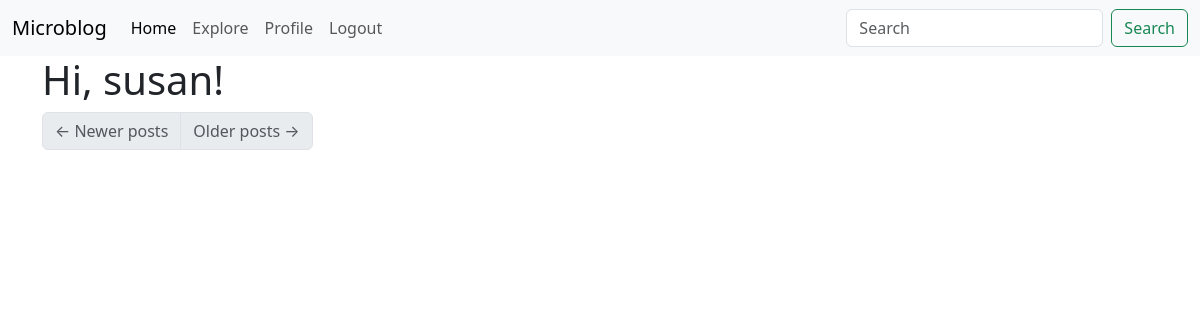
The page /explore (signed in) on the database as committed earlier.
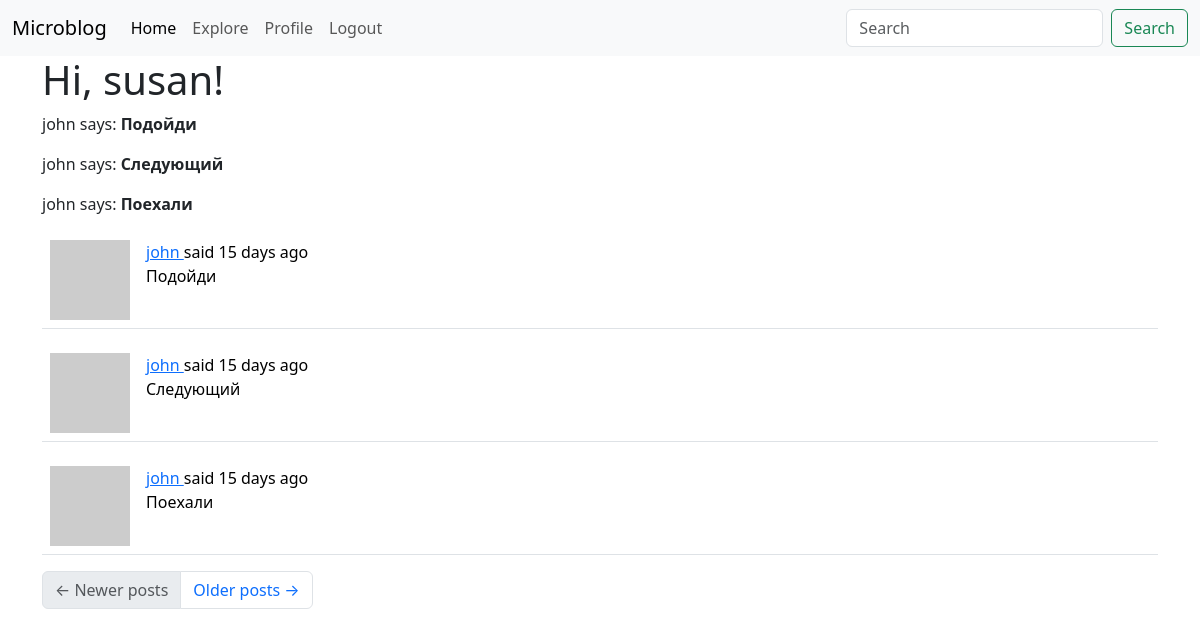
The same page on the database as committed later.
### app/models.py (models this page shows, shortened)
class User(UserMixin, db.Model):
    id: so.Mapped[int] = so.mapped_column(primary_key=True)
    username: so.Mapped[str] = so.mapped_column(sa.String(64), index=True, unique=True)
    email: so.Mapped[str] = so.mapped_column(sa.String(120), index=True, unique=True)
    password_hash: so.Mapped[Optional[str]] = so.mapped_column(sa.String(256))
    about_me: so.Mapped[Optional[str]] = so.mapped_column(sa.String(140))
    last_seen: so.Mapped[Optional[datetime]] = so.mapped_column(default=lambda: datetime.now(timezone.utc))
    following: so.WriteOnlyMapped['User'] = so.relationship(
        secondary=followers, primaryjoin=(followers.c.follower_id == id),
        secondaryjoin=(followers.c.followed_id == id),
        back_populates='followers')
    followers: so.WriteOnlyMapped['User'] = so.relationship(
        secondary=followers, primaryjoin=(followers.c.followed_id == id),
        secondaryjoin=(followers.c.follower_id == id),
        back_populates='following')
    posts: so.WriteOnlyMapped['Post'] = so.relationship(back_populates='author')
    def avatar(self, size):
        digest = md5(self.email.lower().encode('utf-8')).hexdigest()
        return f'https://www.gravatar.com/avatar/{digest}?d=identicon&s={size}'

class Post(db.Model):
    id: so.Mapped[int] = so.mapped_column(primary_key=True)
    body: so.Mapped[str] = so.mapped_column(sa.String(140))
    timestamp: so.Mapped[datetime] = so.mapped_column(index=True, default=lambda: datetime.now(timezone.utc))
    user_id: so.Mapped[int] = so.mapped_column(sa.ForeignKey(User.id), index=True)
    author: so.Mapped[User] = so.relationship(back_populates='posts')

### app/routes.py (the view)
@app.route('/explore')
@login_required
def explore():
    page = request.args.get('page', 1, type=int)
    query = sa.select(Post).order_by(Post.timestamp.desc())
    posts = db.paginate(query, page=page, per_page=app.config['POSTS_PER_PAGE'], error_out=False)
    next_url = url_for('explore', page=posts.next_num) if posts.has_next else None
    prev_url = url_for('explore', page=posts.prev_num) if posts.has_prev else None
    return render_template('index.html', title='Explore', posts=posts.items, next_url=next_url, prev_url=prev_url)

### app/__init__.py (called while the page is built)
def get_locale():
    return request.accept_languages.best_match(app.config['LANGUAGES'])

### app/models.py (called while the page is built)
@login.user_loader
def load_user(id):
  return db.session.get(User, int(id))

### app/routes.py (called while the page is built)
@app.before_request
def before_request():
    if current_user.is_authenticated:
        current_user.last_seen = datetime.now(timezone.utc)
        db.session.commit()
    g.locale = str(get_locale())

### app/templates/index.html (shortened to what this page needs)
{% extends "base.html" %}
{% import "bootstrap_wtf.html" as wtf %}
{% block content %}
    <h1>{{ _('Hi, %(username)s!', username=current_user.username) }}</h1>
    {% for post in posts %}
    <p>
    {{ post.author.username }} says: <b>{{ post.body }}</b>
    </p>
    {% endfor %}
    {% for post in posts %}
        {% include '_post.html' %}
    {% endfor %}
    <nav aria-label="Post navigation">
        <ul class="pagination">
            <li class="page-item{% if not prev_url %} disabled{% endif %}">
                <a class="page-link" href="{{ prev_url }}">
                    <span aria-hidden="true">&larr;</span> Newer posts
                </a>
            </li>
            <li class="page-item{% if not next_url %} disabled{% endif %}">
                <a class="page-link" href="{{ next_url }}">
                    Older posts <span aria-hidden="true">&rarr;</span>
                </a>
            </li>
        </ul>
    </nav>
{% endblock %}

### app/templates/base.html (shortened to what this page needs)
<!doctype html>
<html lang="en">
  <head>
       <link
        href="https://cdn.jsdelivr.net/npm/bootstrap@5.3.2/dist/css/bootstrap.min.css"
        rel="stylesheet"
>
  </head>
  <body>
    <nav class="navbar navbar-expand-lg bg-body-tertiary">
        <div class="container-fluid">
            <a class="navbar-brand" href="#">Microblog</a>
            <div class="collapse navbar-collapse" id="navbarSupportedContent">
              <ul class="navbar-nav me-auto mb-2 mb-lg-0">
                <li class="nav-item">
                  <a class="nav-link active" aria-current="page" href="{{ url_for('index') }}">{{ _('Home') }}</a>
                </li>
                <li class="nav-item explore">
                  <a class="nav-link" href="{{ url_for('explore') }}">{{ _('Explore') }}</a>
                </li>
                {% if current_user.is_anonymous %}
                <li class="nav-item">
                  <a class="nav-link" href="{{ url_for('login') }}">{{ _('Login') }}</a>
                </li>
                {% else %}
                <li class="nav-item">
                  <a class="nav-link" href="{{ url_for('user', username=current_user.username) }}">{{ _('Profile') }}</a>
                </li>
                <li class="nav-item">
                  <a class="nav-link" href="{{ url_for('logout') }}">{{ _('Logout') }}</a>
                </li>
                {% endif %}
              </ul>
              <form class="d-flex" role="search">
                <input class="form-control me-2" type="search" placeholder="Search" aria-label="Search">
                <button class="btn btn-outline-success" type="submit">{{ _('Search') }}</button>
              </form>
            </div>
        </div>
    </nav>
    <div class="container">
      {% block content %}{% endblock %}
    </div>
  </body>
</html>

### app/templates/_post.html (shortened to what this page needs)
<table class="table table-hover">
    <tr>
        <td width="70px">
            <a href="{{ url_for('user', username=post.author.username) }}">
                <img src="{{ post.author.avatar(70) }}" />
            </a>
        </td>
        <td>
            {{ _('%(username)s said %(when)s',
                username=user_link, when=moment(post.timestamp).fromNow()) }}
            <br>
            {{ post.body }}
        </td>
    </tr>
</table>

Rows that differ between the two databases and show on the page:
added Post: author.username "john", body "Подойди"
added Post: author.username "john", body "Следующий"
added Post: author.username "john", body "Поехали"
